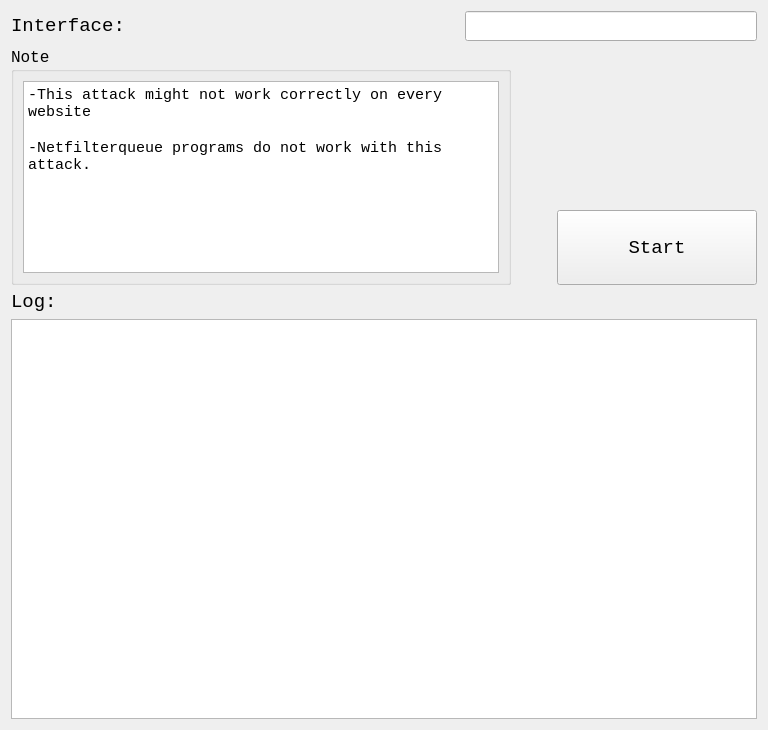
          <widget class="QWidget" name="SSLStrip">
           <attribute name="title">
            <string>SSLStrip</string>
           </attribute>
           <layout class="QGridLayout" name="gridLayout_15">
            <item row="0" column="0">
             <layout class="QVBoxLayout" name="verticalLayout_28">
              <item>
               <layout class="QVBoxLayout" name="verticalLayout_29">
                <item>
                 <layout class="QHBoxLayout" name="horizontalLayout_28">
                  <item>
                   <widget class="QLabel" name="interface_label_http1_4">
                    <property name="minimumSize">
                     <size>
                      <width>150</width>
                      <height>0</height>
                     </size>
                    </property>
                    <property name="font">
                     <font>
                      <family>Monospace</family>
                      <pointsize>14</pointsize>
                     </font>
                    </property>
                    <property name="text">
                     <string>Interface:</string>
                    </property>
                   </widget>
                  </item>
                  <item>
                   <spacer name="horizontalSpacer_17">
                    <property name="orientation">
                     <enum>Qt::Horizontal</enum>
                    </property>
                    <property name="sizeType">
                     <enum>QSizePolicy::Fixed</enum>
                    </property>
                    <property name="sizeHint" stdset="0">
                     <size>
                      <width>298</width>
                      <height>18</height>
                     </size>
                    </property>
                   </spacer>
                  </item>
                  <item>
                   <widget class="QLineEdit" name="sslstrip_interface">
                    <property name="sizePolicy">
                     <sizepolicy hsizetype="Expanding" vsizetype="Fixed">
                      <horstretch>0</horstretch>
                      <verstretch>0</verstretch>
                     </sizepolicy>
                    </property>
                    <property name="minimumSize">
                     <size>
                      <width>200</width>
                      <height>0</height>
                     </size>
                    </property>
                    <property name="font">
                     <font>
                      <family>Monospace</family>
                      <pointsize>14</pointsize>
                     </font>
                    </property>
                    <property name="text">
                     <string/>
                    </property>
                   </widget>
                  </item>
                 </layout>
                </item>
                <item>
                 <layout class="QHBoxLayout" name="horizontalLayout_29">
                  <item>
                   <widget class="QGroupBox" name="groupBox_8">
                    <property name="minimumSize">
                     <size>
                      <width>500</width>
                      <height>100</height>
                     </size>
                    </property>
                    <property name="font">
                     <font>
                      <family>Monospace</family>
                      <pointsize>12</pointsize>
                     </font>
                    </property>
                    <property name="title">
                     <string>Note</string>
                    </property>
                    <layout class="QVBoxLayout" name="verticalLayout_30">
                     <item>
                      <widget class="QTextBrowser" name="textBrowser_7">
                       <property name="font">
                        <font>
                         <family>Monospace</family>
                         <pointsize>12</pointsize>
                        </font>
                       </property>
                       <property name="html">
                        <string>&lt;!DOCTYPE HTML PUBLIC &quot;-//W3C//DTD HTML 4.0//EN&quot; &quot;http://www.w3.org/TR/REC-html40/strict.dtd&quot;&gt;
&lt;html&gt;&lt;head&gt;&lt;meta name=&quot;qrichtext&quot; content=&quot;1&quot; /&gt;&lt;style type=&quot;text/css&quot;&gt;
p, li { white-space: pre-wrap; }
&lt;/style&gt;&lt;/head&gt;&lt;body style=&quot; font-family:'Monospace'; font-size:12pt; font-weight:400; font-style:normal;&quot;&gt;
&lt;p style=&quot; margin-top:0px; margin-bottom:0px; margin-left:0px; margin-right:0px; -qt-block-indent:0; text-indent:0px;&quot;&gt;&lt;span style=&quot; font-size:11pt;&quot;&gt;-This attack might not work correctly on every website&lt;/span&gt;&lt;/p&gt;
&lt;p style=&quot;-qt-paragraph-type:empty; margin-top:0px; margin-bottom:0px; margin-left:0px; margin-right:0px; -qt-block-indent:0; text-indent:0px; font-size:11pt;&quot;&gt;&lt;br /&gt;&lt;/p&gt;
&lt;p style=&quot; margin-top:0px; margin-bottom:0px; margin-left:0px; margin-right:0px; -qt-block-indent:0; text-indent:0px;&quot;&gt;&lt;span style=&quot; font-size:11pt;&quot;&gt;-Netfilterqueue programs do not work with this attack.&lt;/span&gt;&lt;/p&gt;
&lt;p style=&quot;-qt-paragraph-type:empty; margin-top:0px; margin-bottom:0px; margin-left:0px; margin-right:0px; -qt-block-indent:0; text-indent:0px; font-size:11pt;&quot;&gt;&lt;br /&gt;&lt;/p&gt;&lt;/body&gt;&lt;/html&gt;</string>
                       </property>
                      </widget>
                     </item>
                    </layout>
                   </widget>
                  </item>
                  <item>
                   <spacer name="horizontalSpacer_18">
                    <property name="orientation">
                     <enum>Qt::Horizontal</enum>
                    </property>
                    <property name="sizeHint" stdset="0">
                     <size>
                      <width>40</width>
                      <height>20</height>
                     </size>
                    </property>
                   </spacer>
                  </item>
                  <item>
                   <layout class="QVBoxLayout" name="verticalLayout_31">
                    <item>
                     <spacer name="verticalSpacer_9">
                      <property name="orientation">
                       <enum>Qt::Vertical</enum>
                      </property>
                      <property name="sizeHint" stdset="0">
                       <size>
                        <width>20</width>
                        <height>40</height>
                       </size>
                      </property>
                     </spacer>
                    </item>
                    <item>
                     <widget class="QPushButton" name="sslstrip_button">
                      <property name="minimumSize">
                       <size>
                        <width>200</width>
                        <height>75</height>
                       </size>
                      </property>
                      <property name="font">
                       <font>
                        <family>Monospace</family>
                        <pointsize>14</pointsize>
                       </font>
                      </property>
                      <property name="text">
                       <string>Start</string>
                      </property>
                     </widget>
                    </item>
                   </layout>
                  </item>
                 </layout>
                </item>
               </layout>
              </item>
              <item>
               <layout class="QVBoxLayout" name="verticalLayout_32">
                <item>
                 <widget class="QLabel" name="label_8">
                  <property name="font">
                   <font>
                    <family>Monospace</family>
                    <pointsize>14</pointsize>
                   </font>
                  </property>
                  <property name="text">
                   <string>Log:</string>
                  </property>
                 </widget>
                </item>
                <item>
                 <widget class="QTextBrowser" name="sslstrip_log">
                  <property name="minimumSize">
                   <size>
                    <width>0</width>
                    <height>400</height>
                   </size>
                  </property>
                  <property name="font">
                   <font>
                    <family>Monospace</family>
                    <pointsize>12</pointsize>
                   </font>
                  </property>
                  <property name="html">
                   <string>&lt;!DOCTYPE HTML PUBLIC &quot;-//W3C//DTD HTML 4.0//EN&quot; &quot;http://www.w3.org/TR/REC-html40/strict.dtd&quot;&gt;
&lt;html&gt;&lt;head&gt;&lt;meta name=&quot;qrichtext&quot; content=&quot;1&quot; /&gt;&lt;style type=&quot;text/css&quot;&gt;
p, li { white-space: pre-wrap; }
&lt;/style&gt;&lt;/head&gt;&lt;body style=&quot; font-family:'Monospace'; font-size:12pt; font-weight:400; font-style:normal;&quot;&gt;
&lt;p style=&quot;-qt-paragraph-type:empty; margin-top:0px; margin-bottom:0px; margin-left:0px; margin-right:0px; -qt-block-indent:0; text-indent:0px;&quot;&gt;&lt;br /&gt;&lt;/p&gt;&lt;/body&gt;&lt;/html&gt;</string>
                  </property>
                 </widget>
                </item>
               </layout>
              </item>
             </layout>
            </item>
           </layout>
          </widget>
